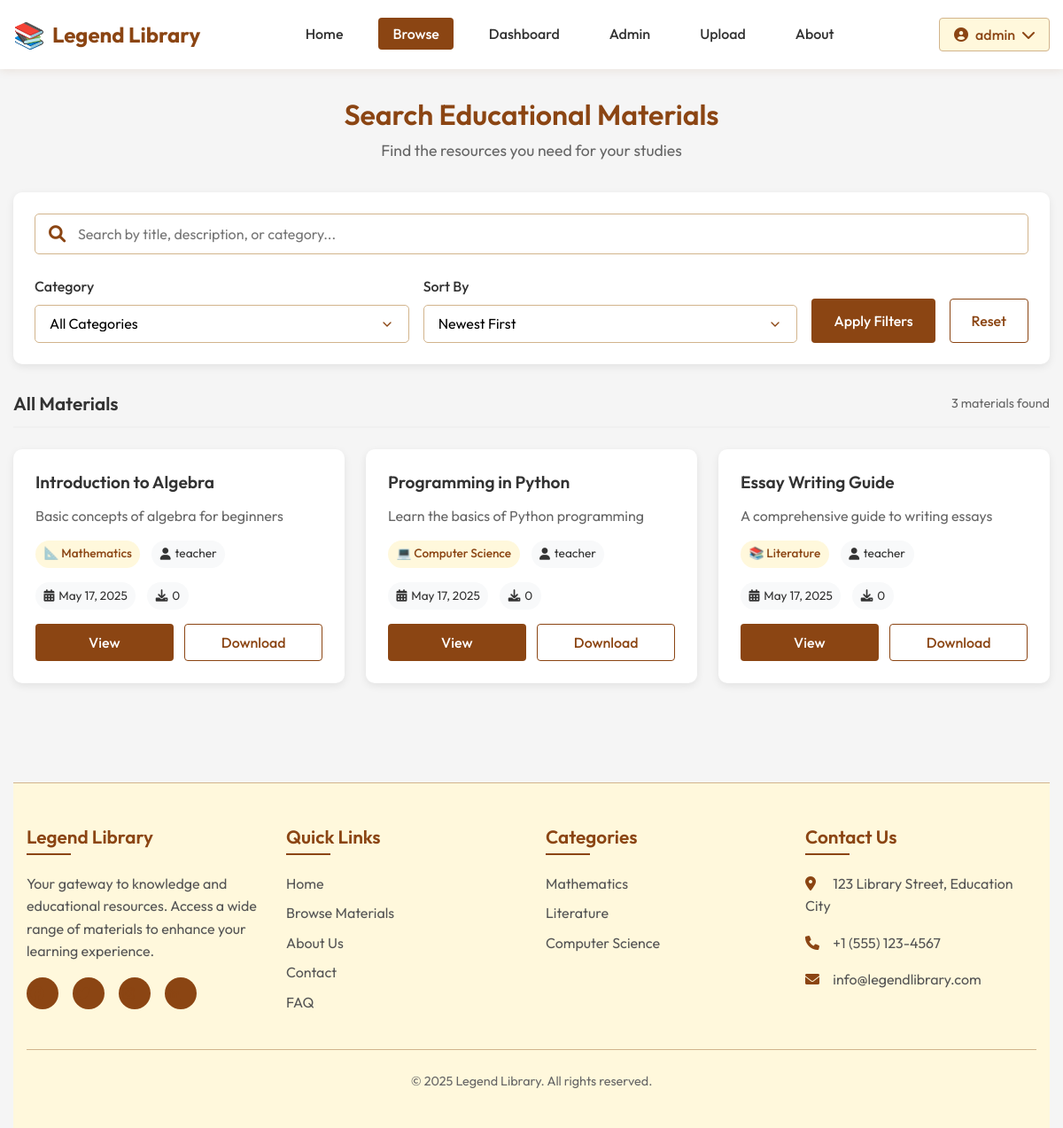
The page /search.php (signed in) on the database its author committed.
### tables this page shows
CREATE TABLE materials (
    material_id INT AUTO_INCREMENT PRIMARY KEY,
    title VARCHAR(255) NOT NULL,
    description TEXT,
    file_path VARCHAR(255) NOT NULL,
    category VARCHAR(100) NOT NULL,
    uploaded_by INT NOT NULL,
    upload_date TIMESTAMP DEFAULT CURRENT_TIMESTAMP,
    FOREIGN KEY (uploaded_by) REFERENCES users(user_id) ON DELETE CASCADE
);

CREATE TABLE users (
    user_id INT AUTO_INCREMENT PRIMARY KEY,
    username VARCHAR(50) NOT NULL UNIQUE,
    email VARCHAR(100) NOT NULL UNIQUE,
    password VARCHAR(255) NOT NULL,
    role ENUM('student', 'teacher', 'admin') NOT NULL DEFAULT 'student',
    created_at TIMESTAMP DEFAULT CURRENT_TIMESTAMP,
    updated_at TIMESTAMP DEFAULT CURRENT_TIMESTAMP ON UPDATE CURRENT_TIMESTAMP
);

### config.php (called while the page is built, shortened)
<?php
$base_url = BASE_URL;
function formatDate($date) {
    return date('M j, Y', strtotime($date));
}
?>

### search.php (the view, shortened to what this page needs)
<?php
require_once 'config.php';
$query = isset($_GET['query']) ? trim($_GET['query']) : '';
$category = isset($_GET['category']) ? trim($_GET['category']) : '';
$sort = isset($_GET['sort']) ? $_GET['sort'] : 'newest';
$search_query = "
    SELECT m.material_id, m.title, m.description, m.category, m.upload_date,
           u.username as uploader,
           (SELECT COUNT(*) FROM material_downloads WHERE material_id = m.material_id) as download_count
    FROM materials m
    JOIN users u ON m.uploaded_by = u.user_id
    WHERE 1=1
";
switch ($sort) {
    case 'newest':
    default:
        $search_query .= " ORDER BY m.upload_date DESC";
        break;
}
try {
    $count_query = str_replace("m.material_id, m.title, m.description, m.category, m.upload_date,
           u.username as uploader,
           (SELECT COUNT(*) FROM material_downloads WHERE material_id = m.material_id) as download_count", "COUNT(*) as total", $search_query);
    $count_query = preg_replace('/ORDER BY.*$/i', '', $count_query);
    $stmt = $conn->prepare($count_query);
    $stmt->execute();
    $total_count = $stmt->fetchColumn();
    $stmt = $conn->prepare($search_query);
    $stmt->execute();
    $materials = $stmt->fetchAll(PDO::FETCH_ASSOC);
} catch(PDOException $e) {
    $error_message = "Error searching materials: " . $e->getMessage();
}
$category_icons = [
    'Mathematics' => '📐',
    'Science' => '🔬',
    'Literature' => '📚',
    'History' => '🏛️',
    'Computer Science' => '💻',
    'Languages' => '🌐',
    'Arts' => '🎨',
    'Physics' => '⚛️',
    'Chemistry' => '🧪',
    'Biology' => '🧬',
    'Geography' => '🌍',
    'Economics' => '📊',
    'Philosophy' => '🧠',
    'Psychology' => '🧠',
    'Engineering' => '⚙️',
    'Medicine' => '🩺',
    'Law' => '⚖️',
    'Music' => '🎵',
    'Physical Education' => '🏃',
    'Religion' => '🙏',
    'Social Studies' => '👥',
    'Technology' => '📱',
    'Other' => '📋'
];
function getCategoryIcon($category) {
    global $category_icons;
    return isset($category_icons[$category]) ? $category_icons[$category] : '📚';
}
?>
<?php include 'includes/header.php'; ?>
<div class="search-container">
    <div class="search-header">
        <h1>Search Educational Materials</h1>
        <p>Find the resources you need for your studies</p>
    </div>
    <div class="search-filters">
        <form method="GET" action="" class="search-form">
            <div class="search-input-container">
                <input type="text" name="query" placeholder="Search by title, description, or category..." value="<?php echo htmlspecialchars($query); ?>" class="search-input">
                <button type="submit" class="search-button">
                    <i class="fas fa-search"></i>
                </button>
            </div>
            <div class="filter-container">
                <div class="filter-group">
                    <label for="category" class="filter-label">Category</label>
                    <select name="category" id="category" class="filter-select">
                        <option value="">All Categories</option>
                    </select>
                </div>
                <div class="filter-group">
                    <label for="sort" class="filter-label">Sort By</label>
                    <select name="sort" id="sort" class="filter-select">
                        <option value="newest" <?php echo $sort === 'newest' ? 'selected' : ''; ?>>Newest First</option>
                    </select>
                </div>
                <button type="submit" class="btn primary filter-button">Apply Filters</button>
                <a href="<?php echo $base_url; ?>/search.php" class="btn secondary reset-button">Reset</a>
            </div>
        </form>
    </div>
    <div class="search-results">
        <div class="results-header">
            <?php if (!empty($query) || !empty($category)): ?>
                <h2>
                    <?php if (!empty($query) && !empty($category)): ?>
                        Search results for "<?php echo htmlspecialchars($query); ?>" in <?php echo htmlspecialchars($category); ?>
                    <?php elseif (!empty($query)): ?>
                        Search results for "<?php echo htmlspecialchars($query); ?>"
                    <?php elseif (!empty($category)): ?>
                        Materials in <?php echo htmlspecialchars($category); ?>
                    <?php endif; ?>
                </h2>
            <?php else: ?>
                <h2>All Materials</h2>
            <?php endif; ?>
            <div class="results-count">
                <?php echo number_format($total_count); ?> materials found
            </div>
        </div>
        <?php if (empty($materials)): ?>
            <div class="no-results">
                <div class="no-results-icon">
                    <i class="fas fa-search"></i>
                </div>
                <h3>No materials found</h3>
                <p>Try adjusting your search criteria or browse all materials</p>
                <a href="<?php echo $base_url; ?>/search.php" class="btn primary">Browse All Materials</a>
            </div>
        <?php else: ?>
            <div class="materials-grid">
                <?php foreach ($materials as $material): ?>
                    <div class="material-card">
                        <h3 class="material-title">
                            <a href="<?php echo $base_url; ?>/view_material.php?id=<?php echo $material['material_id']; ?>">
                                <?php echo htmlspecialchars($material['title']); ?>
                            </a>
                        </h3>
                        <p class="material-description">
                            <?php
                                $desc = htmlspecialchars($material['description']);
                                echo (strlen($desc) > 100) ? substr($desc, 0, 100) . '...' : $desc;
                            ?>
                        </p>
                        <div class="material-meta">
                            <span class="category">
                                <?php echo getCategoryIcon($material['category']); ?>
                                <?php echo htmlspecialchars($material['category']); ?>
                            </span>
                            <span class="uploader">
                                <i class="fas fa-user"></i> <?php echo htmlspecialchars($material['uploader']); ?>
                            </span>
                        </div>
                        <div class="material-meta">
                            <span class="date">
                                <i class="fas fa-calendar-alt"></i> <?php echo formatDate($material['upload_date']); ?>
                            </span>
                            <?php if (isset($material['download_count'])): ?>
                                <span class="downloads">
                                    <i class="fas fa-download"></i> <?php echo $material['download_count']; ?>
                                </span>
                            <?php endif; ?>
                        </div>
                        <div class="material-actions">
                            <a href="<?php echo $base_url; ?>/view_material.php?id=<?php echo $material['material_id']; ?>" class="btn primary">View</a>
                            <a href="<?php echo $base_url; ?>/download_material.php?id=<?php echo $material['material_id']; ?>" class="btn secondary">Download</a>
                        </div>
                    </div>
                <?php endforeach; ?>
            </div>
        <?php endif; ?>
    </div>
</div>
<?php include 'includes/footer.php'; ?>

### css/style.css (style rules this page uses)
* { font-family: Outfit; }
:root { --primary-color: #8b4513; --primary-light: #d2b48c; --primary-dark: #5d2906; --primary-bg: #fff8dc; --primary-hover: #a0522d; --primary-gradient-start: #8b4513; --primary-gradient-end: #a0522d; --accent-color: #cd853f; --text-on-primary: #ffffff; --error-color: #b22222; --success-color: #2e8b57; }
* { margin: 0; padding: 0; box-sizing: border-box; }
body { font-family: "Segoe UI", Tahoma, Geneva, Verdana, sans-serif; line-height: 1.6; color: #333; background-color: #f5f5f5; }
h1, h2, h3, h4, h5, h6 { margin-bottom: 0.5rem; font-weight: 600; line-height: 1.2; }
p { margin-bottom: 1rem; }
a { color: var(--primary-color); text-decoration: none; transition: color 0.2s ease; }
.btn { display: inline-block; font-weight: 500; text-align: center; white-space: nowrap; vertical-align: middle; border: 1px solid transparent; padding: 0.5rem 1rem; font-size: 1rem; line-height: 1.5; border-radius: 4px; transition: all 0.2s ease; cursor: pointer; }
.btn.primary { background-color: var(--primary-color); color: var(--text-on-primary); }
.btn.secondary { background-color: #fff; color: var(--primary-color); border-color: var(--primary-color); }

### search.php (style rules this page uses)
.search-container { padding: 2rem 0; }
.search-header { text-align: center; margin-bottom: 2rem; }
.search-header h1 { color: #8B4513; margin-bottom: 0.5rem; }
.search-header p { color: #666; font-size: 1.1rem; }
.search-filters { background-color: #fff; border-radius: 10px; box-shadow: 0 3px 10px rgba(0, 0, 0, 0.08); padding: 1.5rem; margin-bottom: 2rem; }
.search-form { display: flex; flex-direction: column; gap: 1.5rem; }
.search-input-container { position: relative; }
.search-input { width: 100%; padding: 0.75rem 1rem 0.75rem 3rem; border: 1px solid #D2B48C; border-radius: 5px; font-size: 1rem; transition: all 0.3s ease; }
.search-button { position: absolute; left: 1rem; top: 50%; transform: translateY(-50%); background: none; border: none; color: #8B4513; font-size: 1.2rem; cursor: pointer; }
.filter-container { display: flex; flex-wrap: wrap; gap: 1rem; align-items: flex-end; }
.filter-group { flex: 1; min-width: 200px; }
.filter-label { display: block; margin-bottom: 0.5rem; color: #333; font-weight: 500; }
.filter-select { width: 100%; padding: 0.75rem 1rem; border: 1px solid #D2B48C; border-radius: 5px; font-size: 1rem; background-color: #fff; transition: all 0.3s ease; appearance: none; background-repeat: no-repeat; background-position: right 1rem center; background-size: 1rem; }
.filter-button, .reset-button { padding: 0.75rem 1.5rem; font-size: 1rem; font-weight: 500; }
.results-header { display: flex; justify-content: space-between; align-items: center; margin-bottom: 1.5rem; padding-bottom: 0.8rem; border-bottom: 2px solid #f0f0f0; }
.results-header h2 { color: #333; margin: 0; font-size: 1.3rem; }
.results-count { color: #666; font-size: 0.9rem; }
.materials-grid { display: grid; grid-template-columns: repeat(auto-fill, minmax(300px, 1fr)); gap: 1.5rem; margin-bottom: 2rem; }
.material-card { background-color: #fff; border-radius: 10px; box-shadow: 0 3px 10px rgba(0, 0, 0, 0.08); padding: 1.5rem; transition: all 0.3s ease; display: flex; flex-direction: column; height: 100%; border: 1px solid transparent; }
.material-title { font-size: 1.2rem; margin-bottom: 0.8rem; line-height: 1.3; }
.material-title a { color: #333; text-decoration: none; transition: all 0.3s ease; }
.material-description { color: #666; margin-bottom: 1rem; line-height: 1.5; flex-grow: 1; }
.material-meta { display: flex; flex-wrap: wrap; gap: 0.8rem; margin-bottom: 1rem; font-size: 0.85rem; }
.material-meta span { background-color: #f8f9fa; padding: 0.3rem 0.6rem; border-radius: 20px; display: flex; align-items: center; gap: 0.3rem; transition: all 0.2s ease; }
.material-meta .category { background-color: #FFF8DC; color: #8B4513; font-weight: 500; }
.material-actions { display: flex; gap: 0.8rem; margin-top: auto; }
.material-actions .btn { flex: 1; text-align: center; }

### rows shown on the page
materials: title "Introduction to Algebra", description "Basic concepts of algebra for beginners", category "📐", category "Mathematics", uploaded_by.username "teacher", upload_date "May 17, 2025", download_count "0"
materials: title "Programming in Python", description "Learn the basics of Python programming", category "💻", category "Computer Science", uploaded_by.username "teacher", upload_date "May 17, 2025", download_count "0"
materials: title "Essay Writing Guide", description "A comprehensive guide to writing essays", category "📚", category "Literature", uploaded_by.username "teacher", upload_date "May 17, 2025", download_count "0"

### other values the page prints
$user_name "admin"
$total_count "3"
$category['category'] "Mathematics"
$category['category'] "Literature"
$category['category'] "Computer Science"
